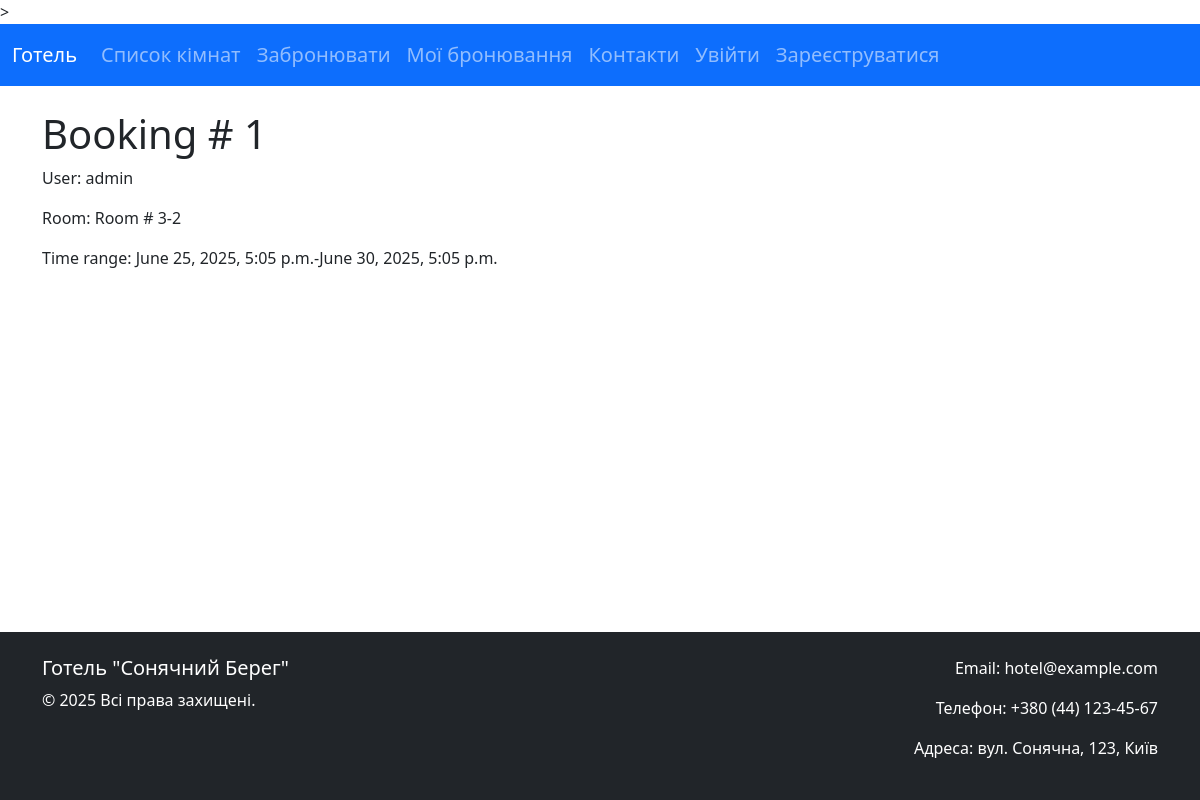
The page /booking-details/1 on the database its author committed.
### booking/models.py (models this page shows, shortened)
class Booking(models.Model):
    user = models.ForeignKey(User, on_delete=models.CASCADE)
    room = models.ForeignKey(Room, on_delete=models.CASCADE, related_name="bookings")
    start_time = models.DateTimeField()
    end_time = models.DateTimeField()
    creation_time = models.DateTimeField(auto_now_add=True)
    total_price = models.DecimalField(  # 🆕 поле для збереження загальної ціни
        max_digits=10,
        decimal_places=2,
        default=0.00
    )
    class Meta:
        verbose_name = "Booking"
        verbose_name_plural = "Bookings"
        ordering = ["start_time"]

class Room(models.Model):
    number = models.IntegerField()
    capacity = models.IntegerField()
    location = models.TextField()
    price_per_day = models.DecimalField(max_digits=8, decimal_places=2, default=1000)
    image = models.ImageField(upload_to='room_images/', blank=True, null=True)
    video = models.FileField(upload_to="videos/", blank=True, null=True)
    def __str__(self):
        return f"Room # {self.number}-{self.capacity}"
    class Meta:
        verbose_name = "Room"
        verbose_name_plural = "Rooms"
        ordering = ["number"]

### booking/views.py (the view)
# urls.py: path("booking-details/<int:pk>", views.booking_details, name="booking-details"),
def booking_details(request, pk):
    try:
        booking = Booking.objects.get(id=pk)
        return render(request, "booking/booking_details.html", {"booking": booking})
    except Booking.DoesNotExist:
        return HttpResponse("This booking not exist", status=404)

### templates/booking/booking_details.html
{% extends "base.html" %}
{% block content %}
<h1>Booking # {{booking.id}}</h1>
<p>User: {{ booking.user.username }}</p>
<p>Room: {{ booking.room }}</p>
<p>Time range: {{ booking.start_time }}-{{ booking.end_time }}</p>
{% endblock %}

### static/style.css (style rules this page uses)
html, body { height: 100%; margin: 0; }
body { display: flex; flex-direction: column; }

### rows shown on the page
Booking: id "1", user.username "admin", room "Room # 3-2", start_time "June 25, 2025, 5:05 p.m.", end_time "June 30, 2025, 5:05 p.m."
